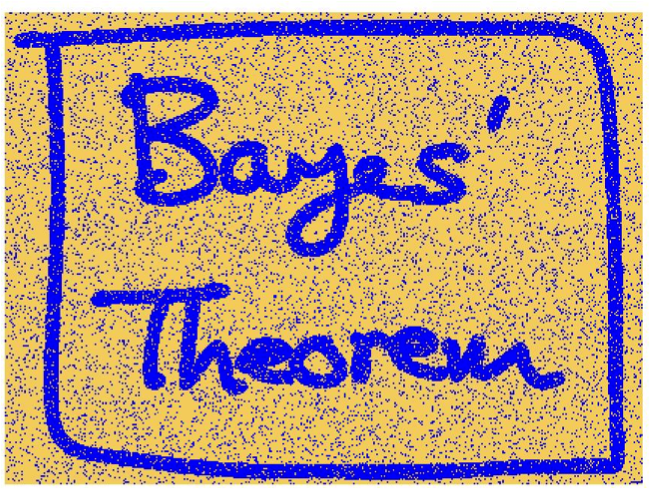
#> input picture engs106-coding5/figures/Bayes-noise.png, 654 x 489 px
$ jupyter execute --allow-errors image-preprocessing.ipynb
#> lines starting #> are read from the running program, lines starting #| are printed output that depends on the picture; after the words box and inside, x2 and y2 are one past the last pixel; in counts of white or black regions, pixels touching at a corner belong together
# Image Pre-Processing Demo

## Import Libraries
We are going to use two libaries to interact with images in this Lab. Unfortunately, they both have utilities called `Image`, which means that we will need to give one a nickname in order to prevent a conflict.

We will leverage the first library, `IPython.display` to visualize our image within the Jupyter notebook. You [can read more about the function we will be using here](https://ipython.readthedocs.io/en/stable/api/generated/IPython.display.html#IPython.display.Image).

The second library, `PIL` (also known as Pillow), allows us to manipulate individual pixels in the image. You [can read more about this library here](https://pypi.org/project/pillow/).

If you want to use other libraries in this notebook, please include them below.

[cell 1]
## ===============================================================
## Library Imports:
## ===============================================================
## +++++++++++++++++++++++++++++++++++++++++++++++++++++++++++
## Image display functionality
## +++++++++++++++++++++++++++++++++++++++++++++++++++++++++++
from IPython.display import Image as disp

## +++++++++++++++++++++++++++++++++++++++++++++++++++++++++++
## Pixel Manipulation
## +++++++++++++++++++++++++++++++++++++++++++++++++++++++++++
from PIL import Image

## +++++++++++++++++++++++++++++++++++++++++++++++++++++++++++
## Additional Libraries?
## +++++++++++++++++++++++++++++++++++++++++++++++++++++++++++
import numpy as np

## Pre-processing: Manipulating an Image in Python
Your learning objective in this lab is to better understand practical implementation of Markov Random Fields--so we'll give you the tools you need to load, save, and display images, as well as a method for accessing and updating individual pixels in an image. We will need to pre-process our image, to prepare it for an efficient implementation of our algorithm. We'll give you this, too, as there are some nuances in the libraries we are going to use that could make the problem much harder for you if you aren't careful! You are welcome to use all of this code in your submission.

### Displaying an Image
If you want to display an image, we'll use the `Image()` function from `IPython.display` that we've nicknamed `disp()`. We want to make sure that the image file exists in the same level of heirarchy in our notebook (this is the case here).

We'll start by displaying our noisy image:

[cell 2]
## +++++++++++++++++++++++++++++++++++++++++++++++++++++++++++
## Display an image file
## +++++++++++++++++++++++++++++++++++++++++++++++++++++++++++
disp('./figures/Bayes-noise.png')

### Checking the Size of an Image
We'll use the `PIL` library to access the individual pixels in the image. The images we work with in this lab are all the same size. They are 654 pixels wide and 489 pixels tall. How do we know this? We can check the size with a few commands from the PIL library.

[cell 3]
## +++++++++++++++++++++++++++++++++++++++++++++++++++++++++++
## Open and Load an Image File
## +++++++++++++++++++++++++++++++++++++++++++++++++++++++++++
## Start by opening the image file:
im_file = Image.open('./figures/Bayes-noise.png')
#> im_file is the input picture: PIL image 654x489 RGBA; mean R, G, B, A 179.7, 152.9, 135.4, 253.6

## Load the image into a variable:
pixels = im_file.load()

## Print the dimensions of the image:
print(im_file.size)
#| (654, 489)

Let's save the size of the image in two variables, `width` and `length`.

[cell 4]
## +++++++++++++++++++++++++++++++++++++++++++++++++++++++++++
## Save the Image Dimensions
## +++++++++++++++++++++++++++++++++++++++++++++++++++++++++++
width, length = im_file.size
#> width = 654; length = 489

### Understanding our Data
#### Coordinate System
Now that we know the size of our image, let's talk about how data is stored in the this format. Each pixel is given a coordinate point, referenced from the top left corner. Coordinate `(0,0)` is in the top left, and coordinate `(653,488)` (remember, we are indexing from zero) in the bottom right.

#### Color Data
When we load in this image, the color data is stored in a tuple that contains 4 entries--RGB values that capture the color and an alpha parameter, A, that sets the transparency. This is called RGBA in the documentation.

RGB values range from 0 to 255.

RGB of `(0,0,0)` corresponds to black.

RGB of `(255,0,0)` corresponds to red.

RGB of `(0,255,0)` corresponds to green.

RGB of `(0,0,255)` corresponds to blue.

RGB of `(255,255,255)` corresponds to white.

A also spans from 0 to 255.

A of `0` corresponds to fully transparent.

A of `255` corresponds to fully opaque.

So a full line of a single pixel's color data in RGBA form might look like `(0,0,0,255)`--opaque black. This would be stored in some pixel coordinate at `[w,l]`.

#### Looking at the Raw Data
It is valuable to look at the raw data before beginning our implementation of the algorithm, as we might want to do some pre-processing of the image. Let's take a look at the raw data. Is it always uniform? Do we really have just two colors in this image?

[cell 5]
## +++++++++++++++++++++++++++++++++++++++++++++++++++++++++++
## Open and Load the Image
## +++++++++++++++++++++++++++++++++++++++++++++++++++++++++++
## Start by opening the image file:
im_file = Image.open('./figures/Bayes-noise.png')

## Load the image into a variable:
pixels = im_file.load()

## +++++++++++++++++++++++++++++++++++++++++++++++++++++++++++
## Print a subset of pixels
## +++++++++++++++++++++++++++++++++++++++++++++++++++++++++++
for l in range(5):
    for w in range(5):
        print(pixels[w,l])
#> this loop made 5 passes
#> (printed output is left out)

### Image Pre-Processing
The colors aren't a binary! To make it easier to work with our image, let's convert the color image to black and white. To do this, we'll look at each pixel and average the R G and B values together. If the average is greater than 127, then we can say that this would be a white pixel, if the average is less than 127 then it should be a black pixel.

[cell 6]
## +++++++++++++++++++++++++++++++++++++++++++++++++++++++++++
## Open and Load the Image
## +++++++++++++++++++++++++++++++++++++++++++++++++++++++++++
RGBA_im_file = Image.open('./figures/Bayes-noise.png')

## +++++++++++++++++++++++++++++++++++++++++++++++++++++++++++
## Convert the image to black and white (vectorized)
## +++++++++++++++++++++++++++++++++++++++++++++++++++++++++++
# Load all pixels into a numpy array with shape (length, width, 4) for RGBA
arr = np.array(RGBA_im_file)  # dtype uint8

# Average the R, G, B channels (axis=-1 over the first 3 channels)
avg_color = arr[:, :, :3].mean(axis=-1)  # shape: (length, width)
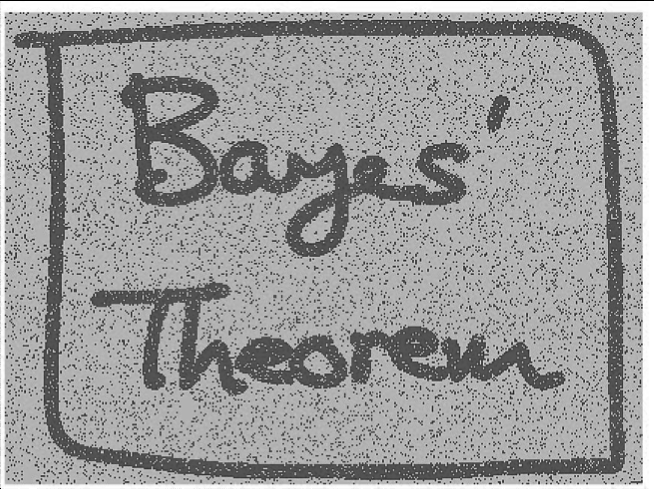
#> avg_color: shape (489, 654) float64; min 0, max 255, mean 156

# Build output RGBA array: white (255,255,255,255) where avg > 127, else black (0,0,0,255)
out = np.where(avg_color[:, :, np.newaxis] > 127, 255, 0).astype(np.uint8)
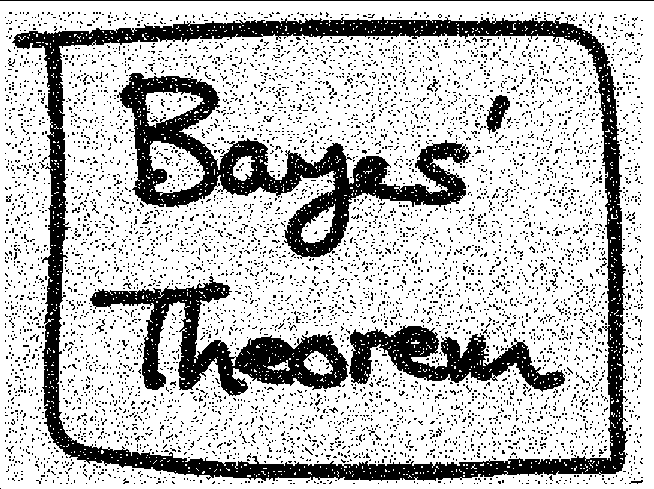
#> out: shape (489, 654, 1); 74% white; 6126 black regions (6103 under 20 px), largest, box (x1, y1, x2, y2) and area: (12, 17, 628, 481) 27602, (117, 73, 471, 259) 15724, (90, 276, 349, 396) 9512
#> (the rest of this cell did not finish here and is left out)

Let's check our work:

#> (a cell that did not finish here is left out)

### Considering the Data Structure
So this works for creating a black and white image, but it's still in an RGBA format, which is a little clunky to use. It would be easier to implement your algorithm if you could use a binary file. So while you've seen one way to do this pre-processing by hand, let's use a higher level library to convert the color information to a binary represented by a single value for each pixel, rather than four.

We'll use the PIL `convert()` function. You [can read more about the different modes here](https://pillow.readthedocs.io/en/stable/handbook/concepts.html).

[cell 8]
## +++++++++++++++++++++++++++++++++++++++++++++++++++++++++++
## Open the file
## +++++++++++++++++++++++++++++++++++++++++++++++++++++++++++
RGBA_im_file = Image.open('figures/Bayes-noise.png')

## +++++++++++++++++++++++++++++++++++++++++++++++++++++++++++
## Convert to black and white
## +++++++++++++++++++++++++++++++++++++++++++++++++++++++++++
BW_im_file = RGBA_im_file.convert(mode="1",dither=0)
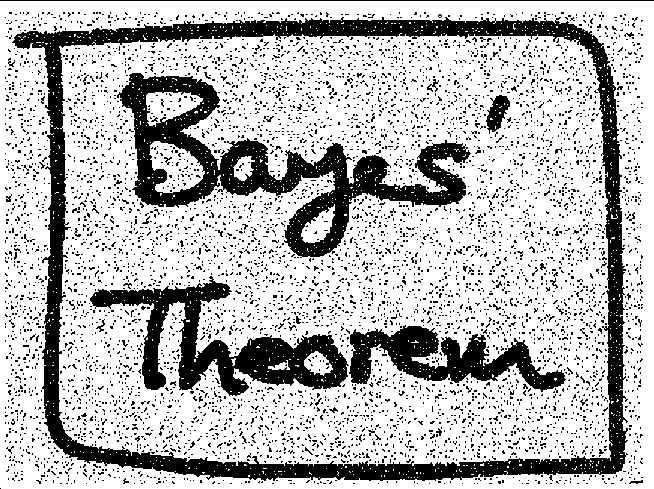
#> BW_im_file: PIL image 654x489 1; 73% white; 6123 black regions (6092 under 20 px), largest, box (x1, y1, x2, y2) and area: (12, 17, 628, 481) 28744, (117, 73, 471, 258) 16380, (90, 276, 349, 396) 10040

## +++++++++++++++++++++++++++++++++++++++++++++++++++++++++++
## Save and display the file
## +++++++++++++++++++++++++++++++++++++++++++++++++++++++++++
BW_im_file.save('Bayes-pre-processed.png')
disp('Bayes-pre-processed.png')

### Examing the Raw Data (Again)

#> (a cell that did not finish here is left out)

We now see that a single value sets the color of the pixel. `0` corresponds to black, `255` corresponds to white.

### A Cautionary Tale:
Be careful when doing your pre-processing that you don't mess up the starting data! Initially, when preparing this notebook for you and doing the conversion from RGBA to binary, we left out the `dither=0` argument to the `.covert()` function. This was the result:

[cell 10]
## +++++++++++++++++++++++++++++++++++++++++++++++++++++++++++
## Open the file
## +++++++++++++++++++++++++++++++++++++++++++++++++++++++++++
RGBA_im_file = Image.open('./figures/Bayes-noise.png')

## +++++++++++++++++++++++++++++++++++++++++++++++++++++++++++
## Convert to black and white
## +++++++++++++++++++++++++++++++++++++++++++++++++++++++++++
## NOTE: THIS IS AN INCORRECT WAY TO DO THIS!
## INCORRECT!
BW_im_file = RGBA_im_file.convert(mode="1")
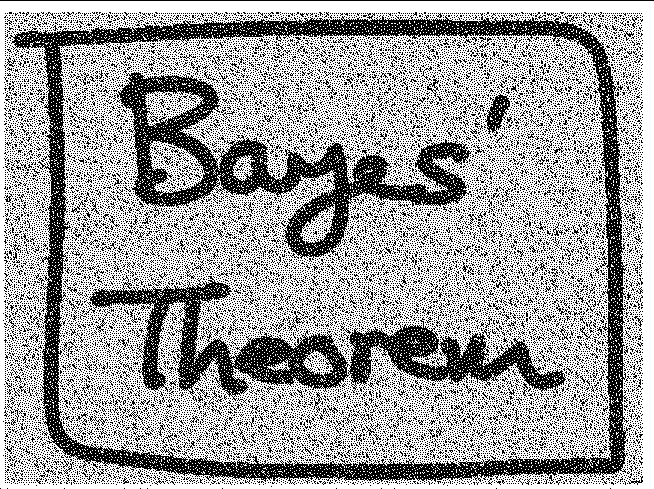
#> BW_im_file: PIL image 654x489 1; 62.2% white; black in thin lines or dots

## +++++++++++++++++++++++++++++++++++++++++++++++++++++++++++
## Save and display the file
## +++++++++++++++++++++++++++++++++++++++++++++++++++++++++++
BW_im_file.save('./bad_figures/Bayes-incorrectly-pre-processed.png')
disp('./bad_figures/Bayes-incorrectly-pre-processed.png')
